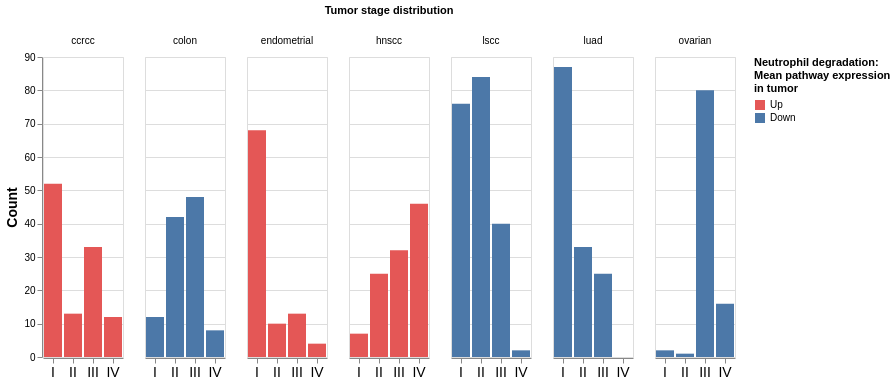

Notebook cell for this chart:
### Code cell
# Make plots
alt.Chart(stage_df).mark_bar().encode(
    x=alt.X(
        "tumor_stage:N",
        axis=alt.Axis(
            labelAngle=0,
            labelFontSize=14,
            title=""
        )
    ),
    y=alt.Y(
        "count():Q",
        axis=alt.Axis(
            title="Count",
            titleFontSize=14
        )
    ),
    color=alt.Color(
        "neutro_expr_tumor",
        legend=alt.Legend(
            title=["Neutrophil degradation:", "Mean pathway expression", "in tumor"]
        ),
        scale=alt.Scale(
            domain=["Up", "Down"],
            range=["#e45756", "#4c78a8"]
        )
    ),
    column=alt.Column(
        "cancer_type:N",
        title="Tumor stage distribution"
    )
).configure_title(
    fontSize=16
)

### Figure 1 — Vega-Lite specification as saved in the notebook (floating-point values rounded to 4 significant figures; data arrays with more than 128 entries replaced by an {"elided": "..."} marker saying what was removed)
{"config": {"view": {"continuousWidth": 400, "continuousHeight": 300}, "title": {"fontSize": 16}}, "data": {"name": "data-c4adfc330725cea0d02952d055d1a4e7"}, "mark": "bar", "encoding": {"color": {"type": "nominal", "field": "neutro_expr_tumor", "legend": {"title": ["Neutrophil degradation:", "Mean pathway expression", "in tumor"]}, "scale": {"domain": ["Up", "Down"], "range": ["#e45756", "#4c78a8"]}}, "column": {"type": "nominal", "field": "cancer_type", "title": "Tumor stage distribution"}, "x": {"type": "nominal", "axis": {"labelAngle": 0, "labelFontSize": 14, "title": ""}, "field": "tumor_stage"}, "y": {"type": "quantitative", "aggregate": "count", "axis": {"title": "Count", "titleFontSize": 14}}}, "$schema": "https://vega.github.io/schema/vega-lite/v4.8.1.json", "datasets": {"data-c4adfc330725cea0d02952d055d1a4e7": {"elided": "871 records"}}}
